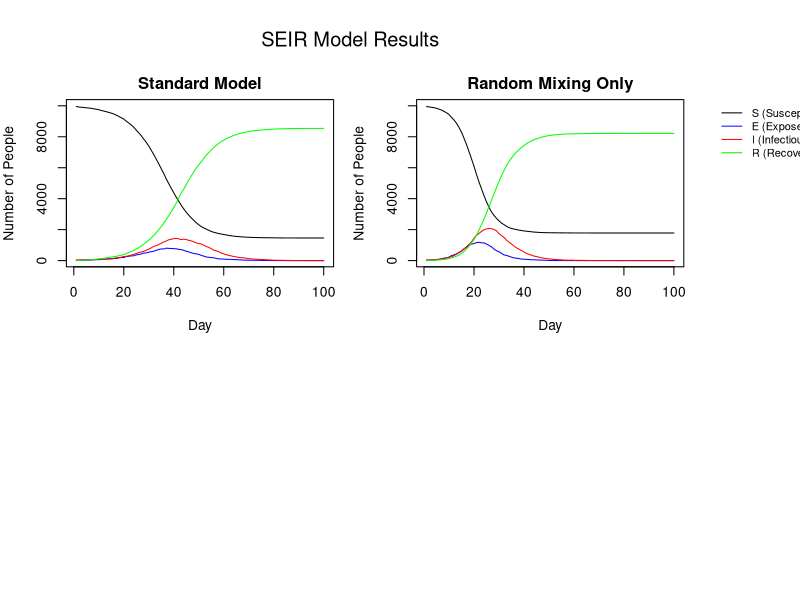

The R source for this figure:
###########################################################
# File:    Submission.R
# Authors: Colin McDonagh (s2213748), Matthew Poole (s2892092)
# , James Horn (s2304075)
# Date:    2025-10-13
###########################################################
#
### About
#
# This document contains an implementation of an SEIR model as 
# described in the Extended Statistical Programming module.
#
#
### Contributions:
#
# All members attended the majority of workshops and communicated remotely about progress made outside of
# class time.
#
# Colin McDonagh (%)  
#                      
#                     
#                      
#                      
#
# Matthew Poole  (%)  
#                      
#                      
#                      
#                       
#
# James Horn     (%)  
#                     
#                     
#

n = 10000; hmax = 5
h1 <- rep(rep(1:n, sample(1:hmax,n, replace=TRUE)), length.out=n)
beta <- runif(n)

get.net = function(beta, h, n_c=15) {
  #' Creates a list of vectors, with each vector at position i containing the indices of people that person i is connected with socially.
  #' This is done by looping through each person, calculating their network based on the probability they are connected to someone else, 
  #' and then recording these values at position i of the list, and then recording the value i at each index of the list of the person
  #' in the social network.
  #' @param beta A list of uniform random deviates
  #' @param h a vector describing who shares houses
  #' @param n_c a value dictating the average number of connections per person.
  #' 
  #' @return a list of vectors, with the vector at position i being the social network of person i.
  
  
  n <- length(h)
  
  # Create a list of vectors for who shares a house with who, as people sharing houses cannot be in the same social network.
  house_network <- lapply(h, function(x) which(x == h))
  
  # Generate an empty list to populate with connections
  social_network <- vector("list",n)
  
  # loop through each person in the network
  for (i in 1:n) {
    # Create probabilities that person i is connected with each other person. 
    # Only consider person i and onwards as these values will be symmetric.
    network_probs <- c(rep(0,i-1), (beta[i]*n_c*beta[i:n])/(mean(beta)^2*(n-1))) 
    
    # Create probabilities to compare the network probs with.
    # The first i values are 1 as the first (i-1) have already been assigned networks, and person i cannot be in a network with themself. 
    probs <- c(rep(1,i), runif(n-i))
    
    # Assign the indices of people sharing a network to a vector, and exclude anyone who lives with them
    social_indices <- which(network_probs > probs)[-house_network[[i]]]
    
    # append the indices of people in person i's network to the list
    social_network[[i]] <- c(social_network[[i]], social_indices)
    
    # append person i to the network of each person in person i's network
    social_network[social_indices] <- lapply(social_network[social_indices], function(x) c(x, i))
  }
  
  return(social_network)
}


nseir <- function(beta,h,alink,alpha=c(.1,.01,.01),delta=.2,gamma=.4,nc=15, nt = 100,pinf = .005) {

  n <- length(h)
  ni <- round(n * pinf)
  
  x <- rep(0, n)
  
  k <- (alpha[3]*nc*beta) / (mean(beta)^2*(n-1))
  
  start_inf <- sample(1:n, ni, replace=FALSE)
  x[start_inf] <- 2
  
  S <- E <- I <- R <- t_vec <- rep(0,nt)
  S[1] <- sum(x==0)
  I[1] <- sum(x==2)
  
  unif1 <- numeric(n)
  unif2 <- numeric(n)
  
  for (t in 2:nt){
    
    any_inf_vec <- rep(0,n)
    
    ii_inf <- which(x==2)
    
    for (i in ii_inf){
      house_ii <- which(h==h[i])
      pnet_ii <- alink[[i]]
      
      personal_con <- rep(0,n)
      personal_con[house_ii] <- alpha[1]
      personal_con[pnet_ii] <- alpha[2]
      
      rnet_con <- k * beta[i]
      
      unif1 <- runif(n)
      unif2 <- runif(n)
      
      inf_vec1 <- personal_con >= unif1
      inf_vec2 <- rnet_con >= unif2
      
      inf_vec <- inf_vec1 | inf_vec2
      
      any_inf_vec <- inf_vec | any_inf_vec
    }
    
    u <- runif(n) ## uniform random deviates
    x[x==2&u<delta] <- 3 ## I -> R with prob delta 
    x[x==1&u<gamma] <- 2 ## E -> I with prob gamma 
    x[x==0&(1*any_inf_vec)==1] <- 1 ## S -> E with prob beta*I[i-1] 
    S[t] <- sum(x==0); E[t] <- sum(x==1)
    I[t] <- sum(x==2); R[t] <- sum(x==3)
    t_vec[t] <- t
  }  
  return(list(S=S,E=E,I=I,R=R,t=t_vec))
}

plot_seir = function(seir_results_list, title = 'SEIR Model Results') {

    #' Plots a list of SEIR model results in a 2x2 grid layout, showing the
    #' evolution of SEIR (Susceptible, Exposed, Infectious, Recovered) 
    #' compartments for one or more simulation results. Each element of
    #' `seir_results_list` should be a list containing vectors `S`, `E`,
    #' `I`, and `R` representing daily counts of individuals in each state.
    #' 
    #' @param seir_results_list A list of all model results
    #' @param title optional title for overall window
    #'     

    # Generate the grid layout with margin outside layout for legend
    par(mfrow = c(2, 2), mar = c(4, 4, 2, 1), oma = c(0, 0, 4, 6))

    # Create subplot titles
    plot_titles <- c(
      'Standard Model'
      ,'Random Mixing Only'
    )

    for (i in seq_along(seir_results_list)) {
        
        # Obtain results timeframe in days
        seir_results <- seir_results_list[[i]]
        n_days <- length(seir_results$S)
        days <- 1:n_days

        # Generate line graphs for each class member of the population per day
        plot(
            days
            , seir_results$S
            , type = "l"
            , col = "black"
            , ylim = c(0, n)
            , xlab = "Day"
            , ylab = "Number of People"
            , main = plot_titles[i]
        )
        lines(days, seir_results$E, col = "blue")
        lines(days, seir_results$I, col = "red")
        lines(days, seir_results$R, col = "green")
    }

    # End layout plotting
    par(xpd = NA)

    # Create a clear legend for all plots
    legend("topright",
        inset = c(-0.55, 0),
        legend = c("S (Susceptible)", "E (Exposed)", "I (Infectious)", "R (Recovered)"),
        col = c("black", "blue", "red", "green"),
        lty = 1,
        xpd = NA,
        bty = "n",
        cex = 0.8)

    # Add a title for the overall window
    mtext(title, outer = TRUE, line = 1, cex = 1.2)
}


# Run models
alink <- get.net(runif(n), h1, 15)
results_list <- list(

    # Standard model with personal, household and random mixing
    nseir(beta, h1, alink)

    # Run model with random mixing only
    ,nseir(beta, h1, alink, alpha=c(0, 0, 0.04))

)
plot_seir(results_list)

# Standard Model
# -------------------------------------------------------------------------

# This represents a typical SEIR model with household and personal 
# networks. Day 0-10 a small number of infections initially appear. Between
# days 30-40 the number of infected people reaches its peak as many susceptible
# people are already infected/immune. As a result, between day 50-70 
# new infections decrease rapidly and finally the epidemic stablises around day 
# 80-100 as almost all people have recovered.


# Random mixing only
# -------------------------------------------------------------------------

# We see a similar trend compared with the standard model
# in terms of changes in SEIR numbers, however the number of exposed 
# people peaks sooner and larger at around day 20.

# Infected individuals mostly contact people they already know
# within household/personal networks, meaning once their household 
# or close network becomes infected, they run out of new susceptibles
# before the infection reaches the rest of the population.

# However without personal and household networks, the population 
# mixes homogenously with less specific population interaction
# ,causing the E and I curves to rise and peak earlier. It appears
# that the rate of recovery is also larger, however this is due to larger
# numbers of infected people per day, the rate of recovery remains constant
# in both this model and the standard.
# 
